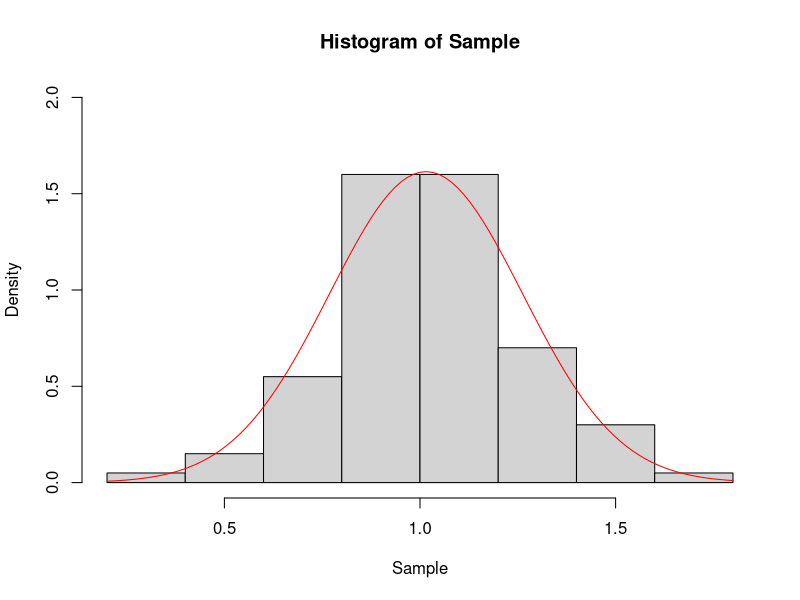
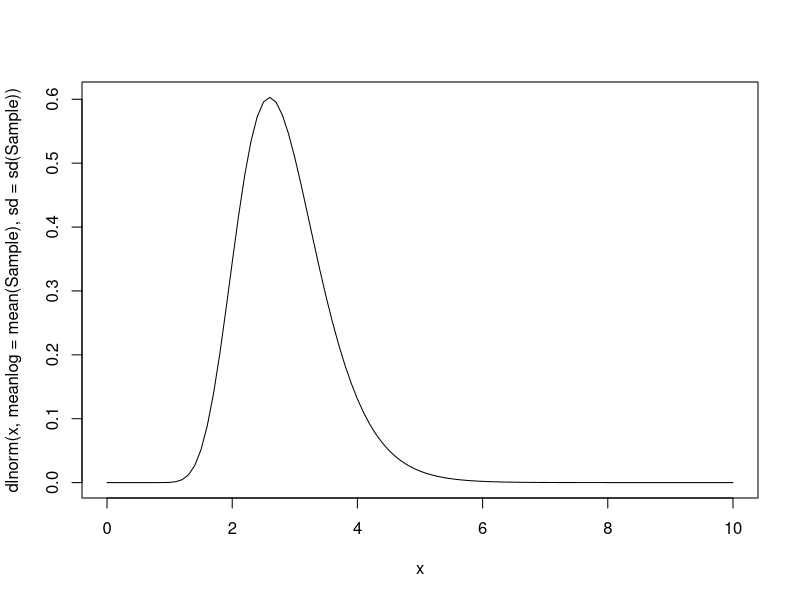

Write R code to recreate these figures, in order.
## ---- chunk 1
knitr::opts_chunk$set(echo = TRUE)
## ---- chunk 2
Sample <- rnorm(100, mean=1, sd=0.25)
Sample
## ---- chunk 3
hist(Sample, freq = FALSE, ylim=c(0,2))
curve(dnorm(x, mean=mean(Sample), sd=sd(Sample)), add=TRUE, col="red")
## ---- chunk 4
curve(dlnorm(x, meanlog=mean(Sample), sd=sd(Sample)), from=0, to=10)
## ---- chunk 5
mean(Sample)
var(Sample)
